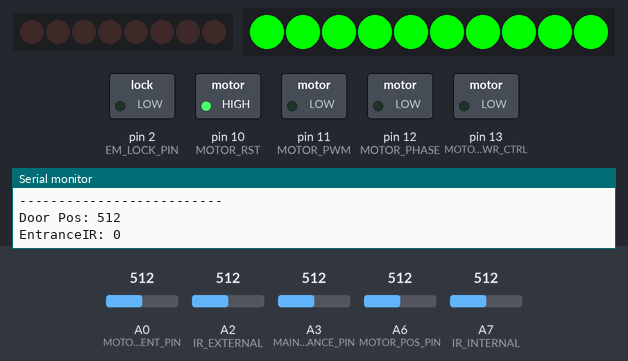
A sketch run on a simulated Arduino Nano, built with avr-gcc and run on an emulated ATmega328P. Parts: 8 port-expander outputs drawn as a row of LEDs (first output left, lit = HIGH), 10 RGB LEDs in strip order, left to right, switched loads named in the sketch (green lamp = pin HIGH), the last lines printed to the serial monitor. Wiring (inferred from the names in the program): MCP23008 port expander at I2C address 0x20. Wiring (inferred from the signals the program sends): row of LEDs: on Q0, Q1, Q2, Q3, Q4, Q5, Q6, Q7. The inputs (shaded band) are chosen by the test bench; at power-on: A7 (IR_INTERNAL) = 512, A6 (MOTOR_POS_PIN) = 512, A0 (MOTOR_CURRENT_PIN) = 512, A2 (IR_EXTERNAL) = 512, A3 (MAINTENANCE_PIN) = 512.

Above: at 5.6 s.
5.7 s: A7 (IR_INTERNAL) set to 884
8.7 s: A7 (IR_INTERNAL) set to 913
At 9.9 s:
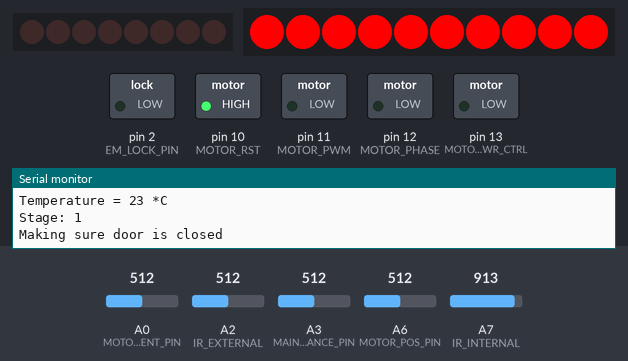
At 10.57 s:
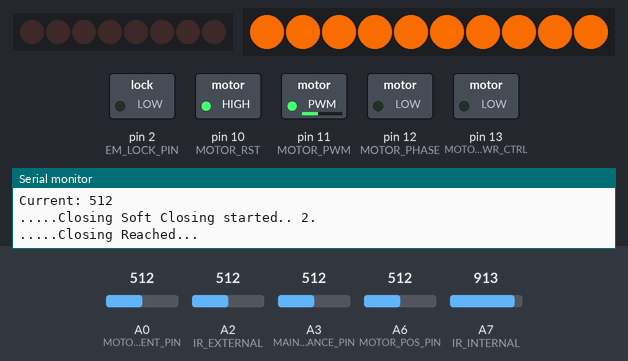
10.6 s: A6 (MOTOR_POS_PIN) set to 716
At 11.12 s:
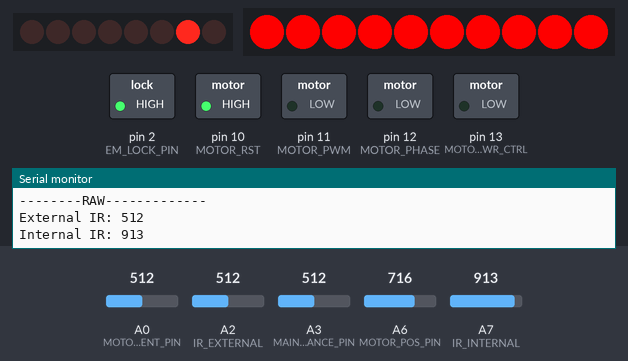
12.7 s: A6 (MOTOR_POS_PIN) set to 205
15.3 s: A6 (MOTOR_POS_PIN) set to 176
16.8 s: A6 (MOTOR_POS_PIN) set to 910
At 20.6 s:
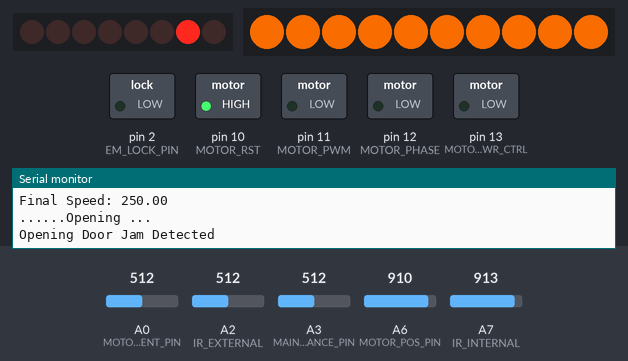
Timing chart, 0 to 20.8 s (numbered marks = the images above; inputs shaded):
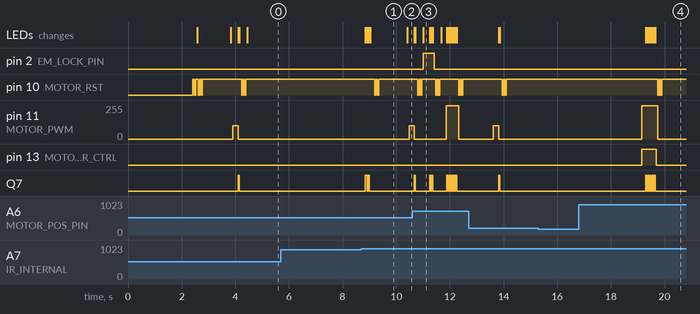

Measured:
- the behaviour switches between 899 and 900 on A7 (IR_INTERNAL) (found by bisection; images 0 and 1)
- after the input at 8.7 s, pin 10 (MOTOR_RST): alternates HIGH for 0.05 s and LOW for 0.05 s, 4 changes in all, then stays HIGH, starting after 0.49 s; pin 11 (MOTOR_PWM): 0/255 → 100/255 after 1.8 s; Q7: alternates HIGH for 0.05 s and LOW for 0.04 s, 4 changes in all, then stays LOW, starting after 0.15 s
- after the input at 15.3 s, every drawn part: stays the same
- after the input at 16.8 s, pin 10 (MOTOR_RST): goes on until 19.9 s, then stays HIGH
- what the display in image 1 shows lasts 1.4 s, from 9.0 s to 10.4 s

The sketch:

office_toilet_1.ino
```cpp
#include "Wire.h"
#include <Adafruit_NeoPixel.h>
#include <SoftwareSerial.h>


byte doorID=7;// Toilet 1 (4),  Toilet 2 (5),  Toilet 3 (6)
byte locID=2;//HQ

#define IR_INTERNAL A7  //SWAP for toilet
#define IR_EXTERNAL A2
#define MOTOR_POS_PIN  A6
#define MOTOR_PWR_CTRL 13
#define MOTOR_CURRENT_PIN A0
#define MOTOR_CURRENT2_PIN A1
#define EM_LOCK_PIN 2
#define MAINTENANCE_PIN A3
#define NEO_PIN 3
#define NUMPIXELS      10
#define MP3_PIN   9
Adafruit_NeoPixel pixels = Adafruit_NeoPixel(NUMPIXELS, NEO_PIN, NEO_GRB + NEO_KHZ800);
SoftwareSerial mp3Serial(10, MP3_PIN); // RX, TX
SoftwareSerial WIFISerial(7,6);


 //set volume
static int8_t set_Max_volume[] = {0x7E , 0x03 , 0x31 , 0x5F , 0xEF}; //
// Select storage device to TF card
static int8_t select_SD_card[] = {0x7e, 0x03, 0X35, 0x01, 0xef}; // 7E 03 35 01 EF
// Play with index: /01/001xxx.mp3
static int8_t play_first_song[] = {0x7e, 0x04, 0x41, 0x00, 0x01, 0xef}; // 7E 04 41 00 01 EF
// Play with index: /01/002xxx.mp3
static int8_t play_second_song[] = {0x7e, 0x04, 0x41, 0x00, 0x02, 0xef}; // 7E 04 41 00 02 EF

static int8_t play_cmd[] = {0x7e, 0x04, 0x42, 0x00, 0x01, 0xef};
// Play the song.
static int8_t play[] = {0x7e, 0x02, 0x01, 0xef}; // 7E 02 01 EF
// Pause the song.
static int8_t pause[] = {0x7e, 0x02, 0x02, 0xef}; // 7E 02 02 EF
void send_command(int8_t command[], int len);

#define MP3_DOOR_CLOSING      1
#define MP3_DOOR_OPENING      2
#define MP3_DOOR_LOCKED       3
#define MP3_DOOR_SEE_U_AGAIN  4
#define MP3_MAINTAINENCE      5
#define MP3_DOOR_CLOSE_TAP_LOCK      6
#define MP3_DOOR_OPEN_TAKE_BELONGS  7

#define MOTOR_PWM 11
#define MOTOR_RST 10
#define MOTOR_PHASE 12


#define ROOM_FREE  1
#define ROOM_OCCUPIED  2
#define ROOM_MAINTENANCE  3

#define COLOR_RED 1
#define COLOR_ORANGE 2
#define COLOR_GREEN 3
  //doorClose ==370
  //Door Open
#define MOTOR_OPEN_POS 610
#define MOTOR_CLOSE_POS 190

#define MOTOR_JAM_CURRENT1 48
#define MOTOR_JAM_CURRENT_OPEN 50
#define MOTOR_JAM_CURRENT_CLOSE 50


int stage;
int motorPosition;
int maintenanceStatus;
int maintenance;
int motorADCCurrent;//Mosfet Driver
int motorADCCurrent2;//ACS712
int gap;

/*
 *
 * Motor IDLE
 Mosfet CS Value ->  0
  AS712 CS Value ->  290-300
 Motor Moving
 Mosfet CS Value ->  15-20
  AS712 CS Value ->  660-670
 */

int Entrance_IR;//IR at external door,
int Exit_IR;//IR at internal door
byte MCP_DATA;
int processCounter=0;

void resetMotor();
void open_door();
void close_door();
int motorMoveCounter;


//For WIFI Transmission
byte open_status=1;
byte lock_status=0;
byte temperature=23;
byte maintain_status=0;
byte alert_status;
byte stuck_status;

void setup() {
  // put your setup code here, to run once:
  Serial.begin(9600);
  mp3Serial.begin(9600);
  WIFISerial.begin(9600);

  pinMode(IR_INTERNAL, INPUT);
  pinMode(IR_EXTERNAL, INPUT);
  pinMode(MAINTENANCE_PIN, INPUT_PULLUP);
 // pinMode(LED_BLUE_PIN,OUTPUT);
  pinMode(EM_LOCK_PIN,OUTPUT);
  pinMode(MOTOR_PWR_CTRL,OUTPUT);
  pinMode(MOTOR_RST,OUTPUT);
  pinMode(MOTOR_PWM,OUTPUT);
  pinMode(MOTOR_PHASE,OUTPUT);

  Serial.println("EcoPlus Bi-Folding Door Program v 13 Dec 2021  ");
  Serial.println("EcoPlus Bi-folding Door  ");
  delay(300);
  send_command(select_SD_card, 5);
  send_command(set_Max_volume, 5);

  resetMotor();
  pixels.begin();

  gap=MOTOR_CLOSE_POS-MOTOR_OPEN_POS;

  setupMCP23008();
  MCP_DATA=0x00;
  setMCP(MCP_DATA);
  alert_status=0;
  stage=ROOM_FREE;
  onEMLock(0);
  onSiren(0);
  CloseDoor(1);
  showLEDColor(COLOR_GREEN);


}

void sendWIFI()
{

  WIFISerial.write('a');
  WIFISerial.write(locID);
  WIFISerial.write(doorID);
  WIFISerial.write(open_status);
  WIFISerial.write(lock_status);
  WIFISerial.write(temperature);
  WIFISerial.write(maintain_status);
  WIFISerial.write(alert_status);
  WIFISerial.write(alert_status);
  WIFISerial.write(alert_status);
  Serial.println("WIFI SENT");
}

void playMP3(byte index)
{
  playMP3_command(index,8);
}

void playMP3_command(int songIndex, int folderIndex)
{
  //{0x7e, 0x04, 0x41, 0x00, 0x01, 0xef};
  play_cmd[3]=folderIndex;
  play_cmd[4]=songIndex;
  int len = 6;
 // Serial.println("\nMP3 Command => ");
  for(int i=0;i<len;i++){ mp3Serial.write(play_cmd[i]);
  //Serial.println(play_cmd[i], HEX);
  }
  delay(100);

}
void send_command(int8_t command[], int len)
{
  //Serial.println("\nMP3 Command => ");
  for(int i=0;i<len;i++){ mp3Serial.write(command[i]);
 // Serial.println(command[i], HEX);
  }
  delay(1000);
}


void showLEDColor(byte color)
{
  for(int i=0;i<NUMPIXELS;i++){

    // pixels.Color takes RGB values, from 0,0,0 up to 255,255,255
    if(color==COLOR_RED)
    {
      pixels.setPixelColor(i, pixels.Color(250,0,0)); // Moderately bright Red color.
    }else if (color==COLOR_ORANGE)
    {
      pixels.setPixelColor(i, pixels.Color(230,100,0)); // Moderately bright Orange color.
    }else if(color==COLOR_GREEN)
    {
      pixels.setPixelColor(i, pixels.Color(0,250,0)); // Moderately bright green color.
    }
    pixels.show(); // This sends the updated pixel color to the hardware.
   // delay(delayval); // Delay for a period of time (in milliseconds).

  }
}

void OpenDoor(byte mode) //0 - normal, 1- obstacle detected
{
  resetMotor();
  float diff;
  int motorSpeed;
   float speed_kp=0;
   int maxSpeed=250;
   int minSpeed=250;
   int maxProcessCounter=50;
   motorMoveCounter=0;
   processCounter=0;


  showLEDColor(COLOR_ORANGE);
  if( mode==0)
    playMP3(MP3_DOOR_OPENING);
  else if (mode==2)
    playMP3(MP3_DOOR_OPEN_TAKE_BELONGS);

  while(1)
  {
    motorMoveCounter++;
     Serial.println("---------Door Opening---------");

    motorPosition=analogRead(MOTOR_POS_PIN);

    motorADCCurrent=analogRead(MOTOR_CURRENT_PIN);
    Serial.print("Current: ");  Serial.println(motorADCCurrent);

    if(motorPosition>MOTOR_OPEN_POS)
    {
          diff=motorPosition-MOTOR_OPEN_POS;
          speed_kp=(diff/gap)*maxSpeed;
          Serial.print("Door Diff: ");  Serial.println(diff);
          Serial.print("Door gap: ");  Serial.println(gap);
          Serial.print("Speed: ");  Serial.println(speed_kp);


           if(speed_kp<minSpeed) speed_kp=minSpeed;
           if(speed_kp>maxSpeed) speed_kp=maxSpeed;
           Serial.print("Final Speed: ");  Serial.println(speed_kp);
           motorSpeed=speed_kp;

           Serial.println("......Opening ... ");
           analogWrite(MOTOR_PWM,motorSpeed);


     }else{

            Serial.println(".....Closing Soft Closing started.. 2. ");
           // ReverseMotor(100,100,HIGH); //reverse from current one
            //delay(200);
            //digitalWrite(MOTOR_PHASE,LOW);

            motorSpeed=70;
            analogWrite(MOTOR_PWM,motorSpeed);
            delay(400);
            motorSpeed=0;
            Serial.println("Opening Reached... ");
            //analogWrite(MOTOR_PWM,motorSpeed);
            break;
    }

    if(processCounter>maxProcessCounter  && stuck_status==0)
      {
        Serial.print("Opening Process Counter: ");  Serial.println(processCounter);
        Serial.print("Possible Stuck Detected!! Alerts");
        motorSpeed=0;
        beep(5);
        stuck_status=1;
        CloseDoor(1);
		stuck_status=0;
        processCounter=0;
      }

     if(motorADCCurrent>=MOTOR_JAM_CURRENT_OPEN  && stuck_status==0)
     {
        Serial.print("Opening Door Jam Detected ");
        stuck_status=1;
        beep(5);
        CloseDoor(1);
        stuck_status=0;
        delay(5000);
     }

      Serial.print("Motor_Speed: ");  Serial.println(motorSpeed);
      Serial.print("Moving Counter: ");  Serial.println(motorMoveCounter);
      analogWrite(MOTOR_PWM,motorSpeed);
      digitalWrite(MOTOR_PHASE,LOW);
      digitalWrite(MOTOR_PWR_CTRL,HIGH);
      delay(20);

  }
  //onEMLock(0);
  //delay(1000);
   Serial.print("Process Counter: ");  Serial.println(processCounter);
  beep(1);
  resetMotor();
}

void CloseDoor(byte mode)
{
  resetMotor();
    float speed_kp=0;
  int maxSpeed=200;
  int minSpeed=150;

  send_command(set_Max_volume, 5);
  float diff;
  int motorSpeed;
  float m_Speed;
   motorMoveCounter=0;
 // int gap=MOTOR_OPEN_POS-MOTOR_CLOSE_POS;
  showLEDColor(COLOR_ORANGE);
  if(mode==0)
    playMP3(MP3_DOOR_CLOSING);
  else if (mode==2)
    playMP3(MP3_DOOR_CLOSE_TAP_LOCK);

    int maxProcessCounter=50;
  processCounter=0;

  while(1)
  {
     motorMoveCounter++;
     processCounter++;
    Serial.println("---------Door Closing---------");

    motorPosition=analogRead(MOTOR_POS_PIN);
    Serial.print("Door Position: ");  Serial.println(motorPosition);

    motorADCCurrent=analogRead(MOTOR_CURRENT_PIN);
    Serial.print("Current: ");  Serial.println(motorADCCurrent);

    if(motorPosition<MOTOR_CLOSE_POS)
    {

      diff=MOTOR_CLOSE_POS-motorPosition;
      Serial.print("Door Diff: ");  Serial.println(diff);
      Serial.print("Door gap: ");  Serial.println(gap);
      speed_kp=(diff/gap)*maxSpeed;

      Serial.print("Speed: ");  Serial.println(speed_kp);

      if(speed_kp<minSpeed) speed_kp=minSpeed;

      if(speed_kp>maxSpeed) speed_kp=maxSpeed;

      if(diff<15) speed_kp=120;
      Serial.print("Final Speed: ");  Serial.println(speed_kp);
      motorSpeed=speed_kp;
      analogWrite(MOTOR_PWM,motorSpeed);

    }else{
            Serial.println(".....Closing Soft Closing started.. 2. ");
            //ReverseMotor(100,100,LOW); //reverse from current one
           // delay(200);
            //digitalWrite(MOTOR_PHASE,HIGH);
            motorSpeed=100;
            Serial.println(".....Closing Reached... ");
            analogWrite(MOTOR_PWM,motorSpeed);
            delay(200);
            motorSpeed=0;
            Serial.println(".....Closing Reached... ");
            analogWrite(MOTOR_PWM,motorSpeed);
            break;
    }

      if(processCounter>maxProcessCounter && stuck_status==0)
      {
        Serial.print("Process Counter: ");  Serial.println(processCounter);
        Serial.print("Possible Stuck Detected!! Alerts");
        stuck_status=1;
		motorSpeed=0;
        beep(5);
		processCounter=0;
        OpenDoor(1);
       stuck_status=0;
        delay(5000);

      }


   if(motorADCCurrent>=MOTOR_JAM_CURRENT_CLOSE && motorMoveCounter>5 && stuck_status==0)
   {
     stuck_status=1;
      Serial.print("Cosing Door Jam Detected ");
     // motorSpeed=0;
      //analogWrite(MOTOR_PWM,motorSpeed);
      //digitalWrite(MOTOR_PWR_CTRL,LOW);
      beep(5);
      OpenDoor(1);
       stuck_status=0;
      delay(5000);

   }

      Serial.print("Motor_Speed: ");  Serial.println(motorSpeed);
      analogWrite(MOTOR_PWM,motorSpeed);
       digitalWrite(MOTOR_PHASE,HIGH);
      digitalWrite(MOTOR_PWR_CTRL,HIGH);
      delay(20);

  }
  Serial.print("Process Counter: ");  Serial.println(processCounter);
  beep(1);
  resetMotor();
}


void ReverseMotor(byte m_speed, int t, bool s) //t=time,  s=status HIGH, LOW
{
  resetMotor();
   analogWrite(MOTOR_PWM, m_speed);
   digitalWrite(MOTOR_PHASE,s);
   delay(t);

  resetMotor();

}
void setupMCP23008()
{
  Wire.begin();
  Wire.beginTransmission(0x20);
  Wire.write(0x00);
  Wire.write(0x00);
  Wire.endTransmission();
}

void setMCP(byte flag)
{
  Wire.beginTransmission(0x20);
  Wire.write(0x09);
  Wire.write(flag);
  Wire.endTransmission();
}


void onSiren(byte flag)
{
  if(flag==1)
  { bitSet(MCP_DATA, 7);
  }else{
    bitClear(MCP_DATA, 7);
  }
  setMCP(MCP_DATA);
}

void onLedRed(byte flag)
{
  if(flag==1)
  { bitSet(MCP_DATA, 6);
  }else{
    bitClear(MCP_DATA, 6);
  }
  setMCP(MCP_DATA);
}

void onEMLock(byte flag)
{
  if(flag==1)
  {
    digitalWrite(EM_LOCK_PIN,HIGH);
  }else{
    digitalWrite(EM_LOCK_PIN,LOW);
  }

}

void loop() {

  Entrance_IR = analogRead(IR_EXTERNAL); // Read the state of the switch
  Exit_IR = analogRead(IR_INTERNAL); // Read the state of the switch
  motorPosition=analogRead(MOTOR_POS_PIN);
  maintenanceStatus = analogRead(MAINTENANCE_PIN);
  Serial.println("--------RAW-------------");
  Serial.print("External IR: ");  Serial.println(Entrance_IR);
  Serial.print("Internal IR: ");  Serial.println(Exit_IR);
  Serial.print("Maintenance: ");  Serial.println(maintenanceStatus);

  if(Entrance_IR<900) Entrance_IR=0; else Entrance_IR=1;
  if(Exit_IR<900) Exit_IR=0; else Exit_IR=1;
  if(maintenanceStatus<900) maintenanceStatus=0; else maintenanceStatus=1;
  Serial.println("--------------------------");
  Serial.print("Door Pos: ");  Serial.println(motorPosition);
  Serial.print("EntranceIR: ");  Serial.println(Entrance_IR);
  Serial.print("ExitIR: ");  Serial.println(Exit_IR);
  Serial.print("Maintenance: ");  Serial.println(maintenanceStatus);
   Serial.print(F("Temperature = "));
   temperature = 23;
  Serial.print(temperature);
  Serial.println(" *C");
  if(stage!=ROOM_MAINTENANCE)
  {
  if(Entrance_IR==1 || Exit_IR==1)
   {
    onSiren(1); delay(20);
    onSiren(0);
   }
  }

  Serial.print("Stage: ");  Serial.println(stage);
  if(maintenanceStatus==1 &&  stage!=ROOM_MAINTENANCE)//&&  stage==ROOM_FREE)
  {
    Serial.println("-----Maintenance Mode---Active------");
    maintain_status=1;
    beep(2);
    playMP3(MP3_MAINTAINENCE);
    showLEDColor(COLOR_ORANGE);
    stage=ROOM_MAINTENANCE;
    onEMLock(0);
    //onEMLock(1);  delay(2000);
    OpenDoor(0);
    Serial.println("Door Opened - Maintenance");
    open_status=1;
    sendWIFI();
    resetMotor();
   // onEMLock(0);
    delay(5000);

  }else if(maintenanceStatus==0 &&  stage==ROOM_MAINTENANCE)
  {
    stage=ROOM_FREE;
    Serial.println("-----Maintenance Mode----Disabled-----");
    maintain_status=0;
     beep(2);
   // onEMLock(0);  delay(100);

    onEMLock(0);
    CloseDoor(0);
    open_status=0;
    sendWIFI();
    showLEDColor(COLOR_GREEN);
    Serial.println("Door Closed - Maintenance");
    delay(5000);
  }else{
    maintain_status=0;
    process2();
  }

  delay(50);

}

void beep(byte cnt)
{
  byte i;
  for(i=0; i<cnt;i++)
  {
    onSiren(1);
    delay(40);
    onSiren(0);
    delay(40);
  }

}

void process2()
{
  if(Entrance_IR==HIGH && Exit_IR==LOW &&  stage==ROOM_FREE)
  {
    Serial.println("Free Mode. Disable and Open Door");
    beep(2);
   // onEMLock(1);  delay(100);
    onEMLock(0);
    OpenDoor(0);
    lock_status=0;
    open_status=1;
    sendWIFI();
    Serial.println("Door Opened - Free");
    resetMotor();
    delay(100);
    beep(2);
  //  onEMLock(0);  delay(100);
    CloseDoor(2);//Play Door Closing, Tap to lock door.
    open_status=0;
    sendWIFI();
    showLEDColor(COLOR_GREEN);
    Serial.println("Door Closed - Free");
    delay(100);
  }
  if(Entrance_IR==LOW && Exit_IR==HIGH &&  stage==ROOM_OCCUPIED)
   {
    Serial.println("Occupy Mode. Disable and Open Door");
    beep(2);
   // onEMLock(1);  delay(100);
    onEMLock(0);
    lock_status=0;
    open_status=1;
    sendWIFI();
    OpenDoor(2);//Play Door Opening, Take your belonging.
   // delay(1000);
    Serial.println("Door Opened - Occupied");
    //playMP3(MP3_DOOR_SEE_U_AGAIN);
    resetMotor();
    delay(100);
    beep(2);
   // onEMLock(0);  delay(100);
    CloseDoor(0);
    lock_status=0;
    open_status=0;
    sendWIFI();
    //delay(1000);
    showLEDColor(COLOR_GREEN);
    stage=ROOM_FREE;
    onLedRed(0);
   }else if(Entrance_IR==LOW && Exit_IR==HIGH &&  stage==ROOM_FREE)
   {

    beep(2);
    Serial.println("Making sure door is closed ");

     showLEDColor(COLOR_RED);
    playMP3(MP3_DOOR_LOCKED);
    CloseDoor(1);
    showLEDColor(COLOR_RED);
    stage=ROOM_OCCUPIED;// delay(100);

    Serial.println("Enable Occupy Mode");
    onLedRed(1);
    onEMLock(1);
    lock_status=1;
    open_status=0;
    sendWIFI();

    //delay(100);
   }

}


void resetMotor()
{
  digitalWrite(MOTOR_PWR_CTRL,LOW);
  delay(50);
  digitalWrite(MOTOR_PWM,LOW);
  digitalWrite(MOTOR_RST,LOW);delay(50);
  digitalWrite(MOTOR_RST,HIGH);delay(50);
  digitalWrite(MOTOR_RST,LOW);delay(50);
  digitalWrite(MOTOR_RST,HIGH);delay(50);

  digitalWrite(MOTOR_RST,HIGH);
  //Serial.println("Motor Reset...");
}
```
